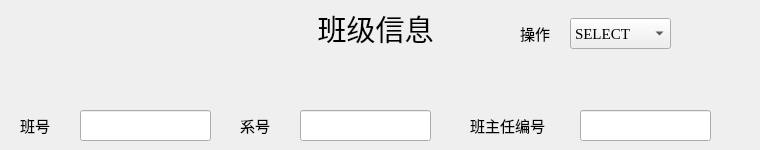
    <widget class="QWidget" name="page_class">
     <widget class="QLabel" name="label_clid">
      <property name="geometry">
       <rect>
        <x>20</x>
        <y>110</y>
        <width>41</width>
        <height>31</height>
       </rect>
      </property>
      <property name="font">
       <font>
        <family>Microsoft YaHei UI</family>
        <pointsize>11</pointsize>
       </font>
      </property>
      <property name="text">
       <string>班号</string>
      </property>
     </widget>
     <widget class="QLabel" name="label_cltid">
      <property name="geometry">
       <rect>
        <x>470</x>
        <y>110</y>
        <width>101</width>
        <height>31</height>
       </rect>
      </property>
      <property name="font">
       <font>
        <family>Microsoft YaHei UI</family>
        <pointsize>11</pointsize>
       </font>
      </property>
      <property name="text">
       <string>班主任编号</string>
      </property>
     </widget>
     <widget class="QLabel" name="label_cldid">
      <property name="geometry">
       <rect>
        <x>240</x>
        <y>110</y>
        <width>41</width>
        <height>31</height>
       </rect>
      </property>
      <property name="font">
       <font>
        <family>Microsoft YaHei UI</family>
        <pointsize>11</pointsize>
       </font>
      </property>
      <property name="text">
       <string>系号</string>
      </property>
     </widget>
     <widget class="QLineEdit" name="lineEdit_cldid">
      <property name="geometry">
       <rect>
        <x>300</x>
        <y>110</y>
        <width>131</width>
        <height>31</height>
       </rect>
      </property>
     </widget>
     <widget class="QLineEdit" name="lineEdit_cltid">
      <property name="geometry">
       <rect>
        <x>580</x>
        <y>110</y>
        <width>131</width>
        <height>31</height>
       </rect>
      </property>
     </widget>
     <widget class="QLineEdit" name="lineEdit_clid">
      <property name="geometry">
       <rect>
        <x>80</x>
        <y>110</y>
        <width>131</width>
        <height>31</height>
       </rect>
      </property>
     </widget>
     <widget class="QLabel" name="label_class">
      <property name="geometry">
       <rect>
        <x>0</x>
        <y>3</y>
        <width>751</width>
        <height>51</height>
       </rect>
      </property>
      <property name="font">
       <font>
        <family>Microsoft YaHei UI</family>
        <pointsize>22</pointsize>
        <weight>50</weight>
        <bold>false</bold>
       </font>
      </property>
      <property name="text">
       <string>班级信息</string>
      </property>
      <property name="alignment">
       <set>Qt::AlignCenter</set>
      </property>
     </widget>
     <widget class="QLabel" name="label_class_combo">
      <property name="geometry">
       <rect>
        <x>520</x>
        <y>23</y>
        <width>41</width>
        <height>21</height>
       </rect>
      </property>
      <property name="font">
       <font>
        <family>Microsoft YaHei UI</family>
        <pointsize>11</pointsize>
       </font>
      </property>
      <property name="text">
       <string>操作</string>
      </property>
     </widget>
     <widget class="QComboBox" name="comboBox_class">
      <property name="geometry">
       <rect>
        <x>570</x>
        <y>18</y>
        <width>101</width>
        <height>31</height>
       </rect>
      </property>
      <property name="font">
       <font>
        <family>Times New Roman</family>
        <pointsize>11</pointsize>
       </font>
      </property>
      <item>
       <property name="text">
        <string>SELECT</string>
       </property>
      </item>
      <item>
       <property name="text">
        <string>INSERT</string>
       </property>
      </item>
      <item>
       <property name="text">
        <string>DELETE</string>
       </property>
      </item>
     </widget>
    </widget>
